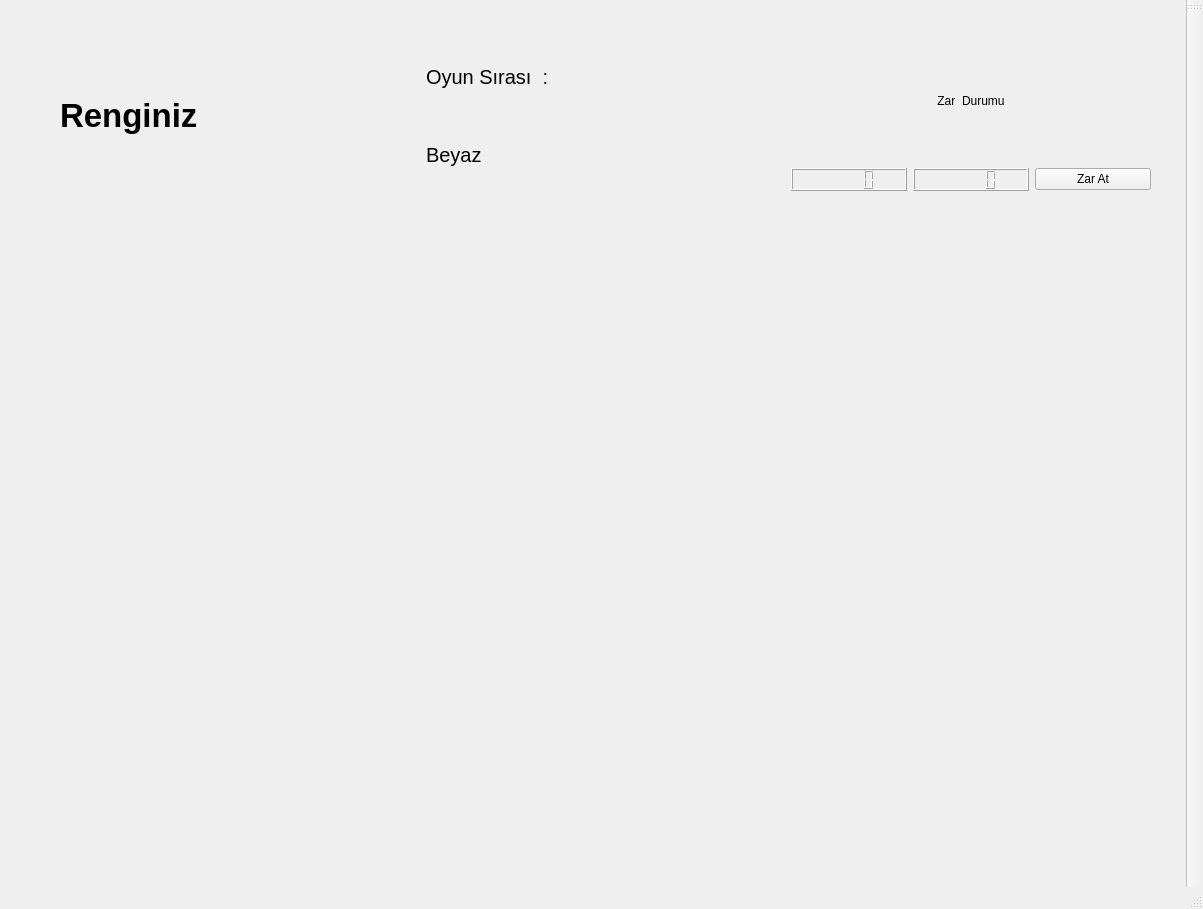
<?xml version="1.0" encoding="UTF-8"?>
<ui version="4.0">
 <class>Oyun_Tahtasi</class>
 <widget class="QMainWindow" name="Oyun_Tahtasi">
  <property name="enabled">
   <bool>true</bool>
  </property>
  <property name="geometry">
   <rect>
    <x>0</x>
    <y>0</y>
    <width>1203</width>
    <height>909</height>
   </rect>
  </property>
  <property name="minimumSize">
   <size>
    <width>0</width>
    <height>0</height>
   </size>
  </property>
  <property name="windowTitle">
   <string>MainWindow</string>
  </property>
  <widget class="QWidget" name="centralwidget">
   <property name="minimumSize">
    <size>
     <width>1180</width>
     <height>0</height>
    </size>
   </property>
   <widget class="QWidget" name="horizontalLayoutWidget">
    <property name="geometry">
     <rect>
      <x>60</x>
      <y>40</y>
      <width>1091</width>
      <height>151</height>
     </rect>
    </property>
    <layout class="QHBoxLayout" name="horizontalLayout_2">
     <item>
      <widget class="QLabel" name="player_status">
       <property name="palette">
        <palette>
         <active>
          <colorrole role="WindowText">
           <brush brushstyle="SolidPattern">
            <color alpha="255">
             <red>0</red>
             <green>0</green>
             <blue>0</blue>
            </color>
           </brush>
          </colorrole>
          <colorrole role="Button">
           <brush brushstyle="SolidPattern">
            <color alpha="255">
             <red>255</red>
             <green>255</green>
             <blue>255</blue>
            </color>
           </brush>
          </colorrole>
          <colorrole role="Light">
           <brush brushstyle="SolidPattern">
            <color alpha="255">
             <red>255</red>
             <green>255</green>
             <blue>255</blue>
            </color>
           </brush>
          </colorrole>
          <colorrole role="Midlight">
           <brush brushstyle="SolidPattern">
            <color alpha="255">
             <red>255</red>
             <green>255</green>
             <blue>255</blue>
            </color>
           </brush>
          </colorrole>
          <colorrole role="Dark">
           <brush brushstyle="SolidPattern">
            <color alpha="255">
             <red>127</red>
             <green>127</green>
             <blue>127</blue>
            </color>
           </brush>
          </colorrole>
          <colorrole role="Mid">
           <brush brushstyle="SolidPattern">
            <color alpha="255">
             <red>170</red>
             <green>170</green>
             <blue>170</blue>
            </color>
           </brush>
          </colorrole>
          <colorrole role="Text">
           <brush brushstyle="SolidPattern">
            <color alpha="255">
             <red>0</red>
             <green>0</green>
             <blue>0</blue>
            </color>
           </brush>
          </colorrole>
          <colorrole role="BrightText">
           <brush brushstyle="SolidPattern">
            <color alpha="255">
             <red>255</red>
             <green>255</green>
             <blue>255</blue>
            </color>
           </brush>
          </colorrole>
          <colorrole role="ButtonText">
           <brush brushstyle="SolidPattern">
            <color alpha="255">
             <red>0</red>
             <green>0</green>
             <blue>0</blue>
            </color>
           </brush>
          </colorrole>
          <colorrole role="Base">
           <brush brushstyle="SolidPattern">
            <color alpha="255">
             <red>255</red>
             <green>255</green>
             <blue>255</blue>
            </color>
           </brush>
          </colorrole>
          <colorrole role="Window">
           <brush brushstyle="SolidPattern">
            <color alpha="255">
             <red>255</red>
             <green>255</green>
             <blue>255</blue>
            </color>
           </brush>
          </colorrole>
          <colorrole role="Shadow">
           <brush brushstyle="SolidPattern">
            <color alpha="255">
             <red>0</red>
             <green>0</green>
             <blue>0</blue>
            </color>
           </brush>
          </colorrole>
          <colorrole role="AlternateBase">
           <brush brushstyle="SolidPattern">
            <color alpha="255">
             <red>255</red>
             <green>255</green>
             <blue>255</blue>
            </color>
           </brush>
          </colorrole>
          <colorrole role="ToolTipBase">
           <brush brushstyle="SolidPattern">
            <color alpha="255">
             <red>255</red>
             <green>255</green>
             <blue>220</blue>
            </color>
           </brush>
          </colorrole>
          <colorrole role="ToolTipText">
           <brush brushstyle="SolidPattern">
            <color alpha="255">
             <red>0</red>
             <green>0</green>
             <blue>0</blue>
            </color>
           </brush>
          </colorrole>
          <colorrole role="PlaceholderText">
           <brush brushstyle="SolidPattern">
            <color alpha="127">
             <red>0</red>
             <green>0</green>
             <blue>0</blue>
            </color>
           </brush>
          </colorrole>
         </active>
         <inactive>
          <colorrole role="WindowText">
           <brush brushstyle="SolidPattern">
            <color alpha="255">
             <red>0</red>
             <green>0</green>
             <blue>0</blue>
            </color>
           </brush>
          </colorrole>
          <colorrole role="Button">
           <brush brushstyle="SolidPattern">
            <color alpha="255">
             <red>255</red>
             <green>255</green>
             <blue>255</blue>
            </color>
           </brush>
          </colorrole>
          <colorrole role="Light">
           <brush brushstyle="SolidPattern">
            <color alpha="255">
             <red>255</red>
             <green>255</green>
             <blue>255</blue>
            </color>
           </brush>
          </colorrole>
          <colorrole role="Midlight">
           <brush brushstyle="SolidPattern">
            <color alpha="255">
             <red>255</red>
             <green>255</green>
             <blue>255</blue>
            </color>
           </brush>
          </colorrole>
          <colorrole role="Dark">
           <brush brushstyle="SolidPattern">
            <color alpha="255">
             <red>127</red>
             <green>127</green>
             <blue>127</blue>
            </color>
           </brush>
          </colorrole>
          <colorrole role="Mid">
           <brush brushstyle="SolidPattern">
            <color alpha="255">
             <red>170</red>
             <green>170</green>
             <blue>170</blue>
            </color>
           </brush>
          </colorrole>
          <colorrole role="Text">
           <brush brushstyle="SolidPattern">
            <color alpha="255">
             <red>0</red>
             <green>0</green>
             <blue>0</blue>
            </color>
           </brush>
          </colorrole>
          <colorrole role="BrightText">
           <brush brushstyle="SolidPattern">
            <color alpha="255">
             <red>255</red>
             <green>255</green>
             <blue>255</blue>
            </color>
           </brush>
          </colorrole>
          <colorrole role="ButtonText">
           <brush brushstyle="SolidPattern">
            <color alpha="255">
             <red>0</red>
             <green>0</green>
             <blue>0</blue>
            </color>
           </brush>
          </colorrole>
          <colorrole role="Base">
           <brush brushstyle="SolidPattern">
            <color alpha="255">
             <red>255</red>
             <green>255</green>
             <blue>255</blue>
            </color>
           </brush>
          </colorrole>
          <colorrole role="Window">
           <brush brushstyle="SolidPattern">
            <color alpha="255">
             <red>255</red>
             <green>255</green>
             <blue>255</blue>
            </color>
           </brush>
          </colorrole>
          <colorrole role="Shadow">
           <brush brushstyle="SolidPattern">
            <color alpha="255">
             <red>0</red>
             <green>0</green>
             <blue>0</blue>
            </color>
           </brush>
          </colorrole>
          <colorrole role="AlternateBase">
           <brush brushstyle="SolidPattern">
            <color alpha="255">
             <red>255</red>
             <green>255</green>
             <blue>255</blue>
            </color>
           </brush>
          </colorrole>
          <colorrole role="ToolTipBase">
           <brush brushstyle="SolidPattern">
            <color alpha="255">
             <red>255</red>
             <green>255</green>
             <blue>220</blue>
            </color>
           </brush>
          </colorrole>
          <colorrole role="ToolTipText">
           <brush brushstyle="SolidPattern">
            <color alpha="255">
             <red>0</red>
             <green>0</green>
             <blue>0</blue>
            </color>
           </brush>
          </colorrole>
          <colorrole role="PlaceholderText">
           <brush brushstyle="SolidPattern">
            <color alpha="127">
             <red>0</red>
             <green>0</green>
             <blue>0</blue>
            </color>
           </brush>
          </colorrole>
         </inactive>
         <disabled>
          <colorrole role="WindowText">
           <brush brushstyle="SolidPattern">
            <color alpha="255">
             <red>127</red>
             <green>127</green>
             <blue>127</blue>
            </color>
           </brush>
          </colorrole>
          <colorrole role="Button">
           <brush brushstyle="SolidPattern">
            <color alpha="255">
             <red>255</red>
             <green>255</green>
             <blue>255</blue>
            </color>
           </brush>
          </colorrole>
          <colorrole role="Light">
           <brush brushstyle="SolidPattern">
            <color alpha="255">
             <red>255</red>
             <green>255</green>
             <blue>255</blue>
            </color>
           </brush>
          </colorrole>
          <colorrole role="Midlight">
           <brush brushstyle="SolidPattern">
            <color alpha="255">
             <red>255</red>
             <green>255</green>
             <blue>255</blue>
            </color>
           </brush>
          </colorrole>
          <colorrole role="Dark">
           <brush brushstyle="SolidPattern">
            <color alpha="255">
             <red>127</red>
             <green>127</green>
             <blue>127</blue>
            </color>
           </brush>
          </colorrole>
          <colorrole role="Mid">
           <brush brushstyle="SolidPattern">
            <color alpha="255">
             <red>170</red>
             <green>170</green>
             <blue>170</blue>
            </color>
           </brush>
          </colorrole>
          <colorrole role="Text">
           <brush brushstyle="SolidPattern">
            <color alpha="255">
             <red>127</red>
             <green>127</green>
             <blue>127</blue>
            </color>
           </brush>
          </colorrole>
          <colorrole role="BrightText">
           <brush brushstyle="SolidPattern">
            <color alpha="255">
             <red>255</red>
             <green>255</green>
             <blue>255</blue>
            </color>
           </brush>
          </colorrole>
          <colorrole role="ButtonText">
           <brush brushstyle="SolidPattern">
            <color alpha="255">
             <red>127</red>
             <green>127</green>
             <blue>127</blue>
            </color>
           </brush>
          </colorrole>
          <colorrole role="Base">
           <brush brushstyle="SolidPattern">
            <color alpha="255">
             <red>255</red>
             <green>255</green>
             <blue>255</blue>
            </color>
           </brush>
          </colorrole>
          <colorrole role="Window">
           <brush brushstyle="SolidPattern">
            <color alpha="255">
             <red>255</red>
             <green>255</green>
             <blue>255</blue>
            </color>
           </brush>
          </colorrole>
          <colorrole role="Shadow">
           <brush brushstyle="SolidPattern">
            <color alpha="255">
             <red>0</red>
             <green>0</green>
             <blue>0</blue>
            </color>
           </brush>
          </colorrole>
          <colorrole role="AlternateBase">
           <brush brushstyle="SolidPattern">
            <color alpha="255">
             <red>255</red>
             <green>255</green>
             <blue>255</blue>
            </color>
           </brush>
          </colorrole>
          <colorrole role="ToolTipBase">
           <brush brushstyle="SolidPattern">
            <color alpha="255">
             <red>255</red>
             <green>255</green>
             <blue>220</blue>
            </color>
           </brush>
          </colorrole>
          <colorrole role="ToolTipText">
           <brush brushstyle="SolidPattern">
            <color alpha="255">
             <red>0</red>
             <green>0</green>
             <blue>0</blue>
            </color>
           </brush>
          </colorrole>
          <colorrole role="PlaceholderText">
           <brush brushstyle="SolidPattern">
            <color alpha="127">
             <red>127</red>
             <green>127</green>
             <blue>127</blue>
            </color>
           </brush>
          </colorrole>
         </disabled>
        </palette>
       </property>
       <property name="font">
        <font>
         <pointsize>25</pointsize>
         <italic>false</italic>
         <bold>true</bold>
         <underline>false</underline>
         <strikeout>false</strikeout>
        </font>
       </property>
       <property name="text">
        <string>Renginiz </string>
       </property>
      </widget>
     </item>
     <item>
      <layout class="QVBoxLayout" name="verticalLayout_2">
       <item>
        <widget class="QLabel" name="Turn_Status_label">
         <property name="font">
          <font>
           <pointsize>15</pointsize>
          </font>
         </property>
         <property name="text">
          <string>Oyun Sırası  : </string>
         </property>
        </widget>
       </item>
       <item>
        <widget class="QLabel" name="Turn_Status">
         <property name="font">
          <font>
           <pointsize>15</pointsize>
          </font>
         </property>
         <property name="text">
          <string>Beyaz</string>
         </property>
        </widget>
       </item>
      </layout>
     </item>
     <item>
      <layout class="QGridLayout" name="gridLayout">
       <item row="0" column="0">
        <widget class="QLabel" name="label">
         <property name="text">
          <string>Zar  Durumu</string>
         </property>
         <property name="textFormat">
          <enum>Qt::AutoText</enum>
         </property>
         <property name="alignment">
          <set>Qt::AlignCenter</set>
         </property>
         <property name="wordWrap">
          <bool>false</bool>
         </property>
        </widget>
       </item>
       <item row="1" column="0">
        <layout class="QHBoxLayout" name="horizontalLayout">
         <item>
          <widget class="QLCDNumber" name="Zar_lcdNumber_lcdNumber_2"/>
         </item>
         <item>
          <widget class="QLCDNumber" name="dice_lcdNumber"/>
         </item>
         <item>
          <widget class="QPushButton" name="dice_Button">
           <property name="text">
            <string>Zar At</string>
           </property>
          </widget>
         </item>
        </layout>
       </item>
      </layout>
     </item>
    </layout>
   </widget>
   <widget class="QWidget" name="boardContainer" native="true">
    <property name="geometry">
     <rect>
      <x>50</x>
      <y>210</y>
      <width>1101</width>
      <height>691</height>
     </rect>
    </property>
    <property name="styleSheet">
     <string notr="true"/>
    </property>
   </widget>
  </widget>
  <widget class="QStatusBar" name="statusbar"/>
  <widget class="QToolBar" name="toolBar">
   <property name="windowTitle">
    <string>toolBar</string>
   </property>
   <attribute name="toolBarArea">
    <enum>RightToolBarArea</enum>
   </attribute>
   <attribute name="toolBarBreak">
    <bool>false</bool>
   </attribute>
  </widget>
 </widget>
 <resources/>
 <connections/>
</ui>
